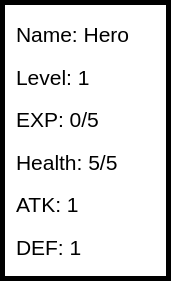
       <widget class="QFrame" name="frame">
        <property name="geometry">
         <rect>
          <x>20</x>
          <y>190</y>
          <width>171</width>
          <height>281</height>
         </rect>
        </property>
        <property name="palette">
         <palette>
          <active>
           <colorrole role="Base">
            <brush brushstyle="SolidPattern">
             <color alpha="255">
              <red>51</red>
              <green>51</green>
              <blue>51</blue>
             </color>
            </brush>
           </colorrole>
           <colorrole role="Window">
            <brush brushstyle="SolidPattern">
             <color alpha="255">
              <red>255</red>
              <green>255</green>
              <blue>255</blue>
             </color>
            </brush>
           </colorrole>
           <colorrole role="Shadow">
            <brush brushstyle="SolidPattern">
             <color alpha="255">
              <red>0</red>
              <green>0</green>
              <blue>0</blue>
             </color>
            </brush>
           </colorrole>
          </active>
          <inactive>
           <colorrole role="Base">
            <brush brushstyle="SolidPattern">
             <color alpha="255">
              <red>51</red>
              <green>51</green>
              <blue>51</blue>
             </color>
            </brush>
           </colorrole>
           <colorrole role="Window">
            <brush brushstyle="SolidPattern">
             <color alpha="255">
              <red>255</red>
              <green>255</green>
              <blue>255</blue>
             </color>
            </brush>
           </colorrole>
           <colorrole role="Shadow">
            <brush brushstyle="SolidPattern">
             <color alpha="255">
              <red>0</red>
              <green>0</green>
              <blue>0</blue>
             </color>
            </brush>
           </colorrole>
          </inactive>
          <disabled>
           <colorrole role="Base">
            <brush brushstyle="SolidPattern">
             <color alpha="255">
              <red>255</red>
              <green>255</green>
              <blue>255</blue>
             </color>
            </brush>
           </colorrole>
           <colorrole role="Window">
            <brush brushstyle="SolidPattern">
             <color alpha="255">
              <red>255</red>
              <green>255</green>
              <blue>255</blue>
             </color>
            </brush>
           </colorrole>
           <colorrole role="Shadow">
            <brush brushstyle="SolidPattern">
             <color alpha="255">
              <red>0</red>
              <green>0</green>
              <blue>0</blue>
             </color>
            </brush>
           </colorrole>
          </disabled>
         </palette>
        </property>
        <property name="toolTipDuration">
         <number>1</number>
        </property>
        <property name="autoFillBackground">
         <bool>false</bool>
        </property>
        <property name="frameShape">
         <enum>QFrame::Box</enum>
        </property>
        <property name="frameShadow">
         <enum>QFrame::Plain</enum>
        </property>
        <property name="lineWidth">
         <number>5</number>
        </property>
        <layout class="QHBoxLayout" name="horizontalLayout_4">
         <item>
          <layout class="QVBoxLayout" name="verticalLayout_18">
           <item>
            <widget class="QLabel" name="main_menu_name">
             <property name="font">
              <font>
               <pointsize>16</pointsize>
              </font>
             </property>
             <property name="text">
              <string>Name: Hero</string>
             </property>
            </widget>
           </item>
           <item>
            <widget class="QLabel" name="main_menu_level">
             <property name="font">
              <font>
               <pointsize>16</pointsize>
              </font>
             </property>
             <property name="text">
              <string>Level: 1</string>
             </property>
            </widget>
           </item>
           <item>
            <widget class="QLabel" name="main_menu_exp">
             <property name="font">
              <font>
               <pointsize>16</pointsize>
              </font>
             </property>
             <property name="text">
              <string>EXP: 0/5</string>
             </property>
            </widget>
           </item>
           <item>
            <widget class="QLabel" name="main_menu_health">
             <property name="font">
              <font>
               <pointsize>16</pointsize>
              </font>
             </property>
             <property name="text">
              <string>Health: 5/5</string>
             </property>
            </widget>
           </item>
           <item>
            <widget class="QLabel" name="main_menu_attack">
             <property name="font">
              <font>
               <pointsize>16</pointsize>
              </font>
             </property>
             <property name="text">
              <string>ATK: 1</string>
             </property>
            </widget>
           </item>
           <item>
            <widget class="QLabel" name="main_menu_defense">
             <property name="font">
              <font>
               <pointsize>16</pointsize>
              </font>
             </property>
             <property name="text">
              <string>DEF: 1</string>
             </property>
            </widget>
           </item>
          </layout>
         </item>
        </layout>
       </widget>
